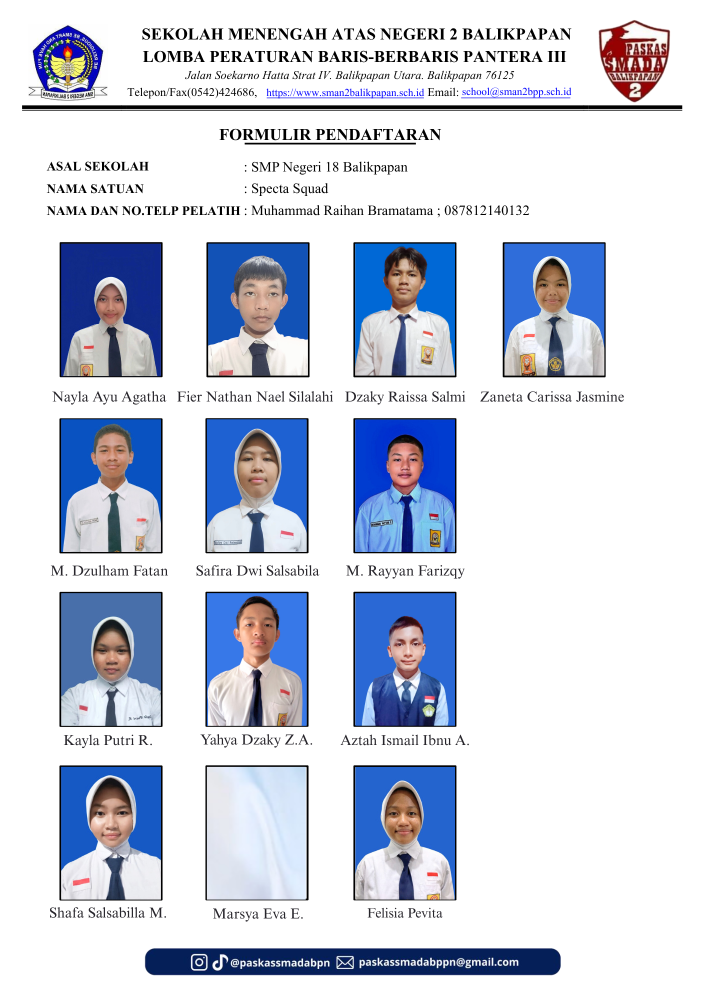
#> input picture templates/Template 1_clearedText.png, 1414 x 2000 px (shown at 1/2 size)
$ python testing_w_tesseract.py
#> lines starting #> are read from the running program, lines starting #| are printed output that depends on the picture
import cv2
import numpy as np
import os
import urllib.request
import re
import pytesseract

input_path = "./templates/Template 1_clearedText.png"

output_folder = "./result/(1_1)hasil_dengan_nama_5/"

cascade_file = "haarcascade_frontalface_default.xml"
cascade_url = "https://raw.githubusercontent.com/opencv/opencv/master/data/haarcascades/haarcascade_frontalface_default.xml"

pytesseract.pytesseract.tesseract_cmd = r'C:\Program Files\Tesseract-OCR\tesseract.exe'

# --- PARAMETER FILTER ---
# Filter Kontur Foto
MIN_AREA = 20000
MAX_AREA = 150000
MIN_ASPECT_RATIO = 0.65
MAX_ASPECT_RATIO = 0.85

# Pengaturan Area Pencarian Teks di Bawah Foto
TEXT_SEARCH_HEIGHT = 70
TEXT_SEARCH_WIDTH_TOLERANCE = 40 # Toleransi bisa diperbesar karena pencocokan lebih cerdas

def sanitize_filename(name):
    """Membersihkan string untuk dijadikan nama file yang valid."""
    name = re.sub(r'[\\/*?:"<>|]', "", name)
    name = re.sub(r'\s+', ' ', name).strip()
    return name

if not os.path.exists(output_folder):
    os.makedirs(output_folder)
    print(f"Folder '{output_folder}' telah dibuat.")

if not os.path.exists(cascade_file):
    print(f"Downloading {cascade_file}...")
    urllib.request.urlretrieve(cascade_url, cascade_file)
    print("Download selesai.")

face_cascade = cv2.CascadeClassifier(cascade_file)

if not os.path.exists(input_path):
    print(f"Error: File tidak ditemukan di path: {input_path}")
else:
    image = cv2.imread(input_path)
#> image is the input picture: shape (2000, 1414, 3); mean B, G, R 226.6, 213.5, 207.9
    gray = cv2.cvtColor(image, cv2.COLOR_BGR2GRAY)
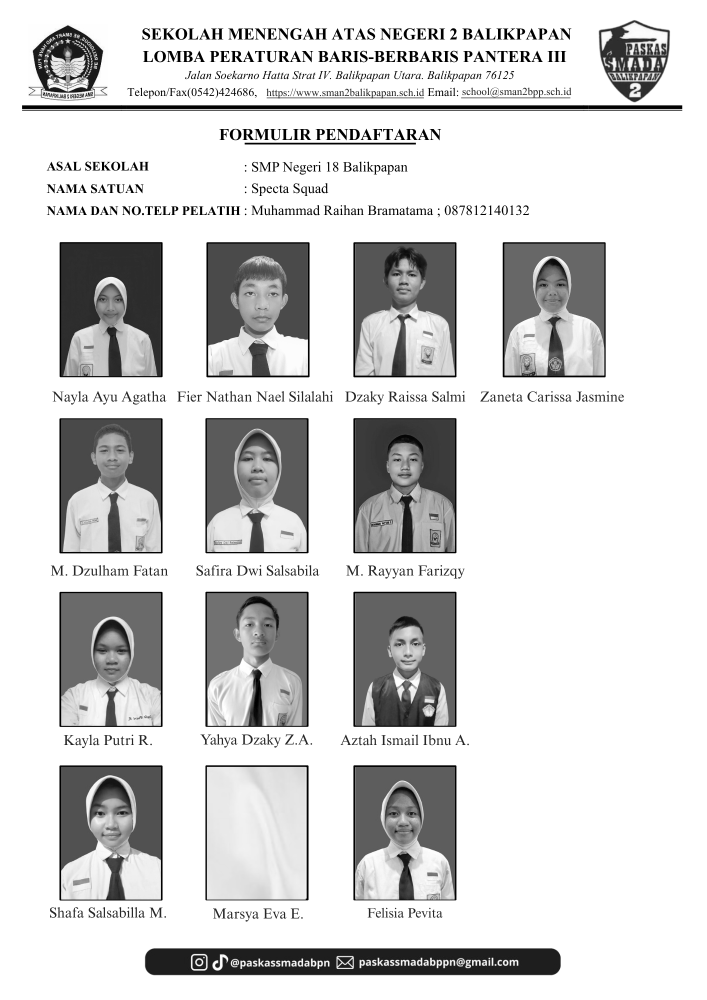
#> gray: shape (2000, 1414) (shown at 1/2 size); min 0, max 255, mean 213.3

    # --- LANGKAH BARU: Deteksi semua teks dan lokasinya di seluruh gambar ---
#> (the run stopped early here; a loop or call above may not have finished)
